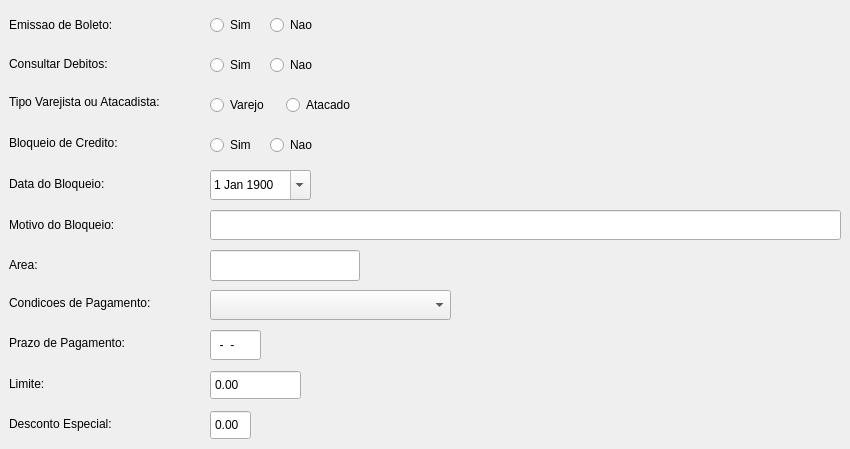
    <widget class="QWidget" name="tab_6">
     <attribute name="title">
      <string>Financeiro</string>
     </attribute>
     <widget class="QLabel" name="label_37">
      <property name="geometry">
       <rect>
        <x>9</x>
        <y>49</y>
        <width>190</width>
        <height>30</height>
       </rect>
      </property>
      <property name="text">
       <string>Consultar Debitos:</string>
      </property>
     </widget>
     <widget class="QLabel" name="label_31">
      <property name="geometry">
       <rect>
        <x>9</x>
        <y>10</y>
        <width>190</width>
        <height>30</height>
       </rect>
      </property>
      <property name="text">
       <string>Emissao de Boleto:</string>
      </property>
     </widget>
     <widget class="QLabel" name="label_38">
      <property name="geometry">
       <rect>
        <x>9</x>
        <y>288</y>
        <width>190</width>
        <height>29</height>
       </rect>
      </property>
      <property name="text">
       <string>Condicoes de Pagamento:</string>
      </property>
     </widget>
     <widget class="QLineEdit" name="mprazo_pag">
      <property name="geometry">
       <rect>
        <x>210</x>
        <y>330</y>
        <width>51</width>
        <height>30</height>
       </rect>
      </property>
      <property name="styleSheet">
       <string notr="true"/>
      </property>
      <property name="inputMask">
       <string>99-99-99</string>
      </property>
     </widget>
     <widget class="QLabel" name="label_30">
      <property name="geometry">
       <rect>
        <x>9</x>
        <y>328</y>
        <width>190</width>
        <height>30</height>
       </rect>
      </property>
      <property name="text">
       <string>Prazo de Pagamento:</string>
      </property>
     </widget>
     <widget class="QLabel" name="label_35">
      <property name="geometry">
       <rect>
        <x>9</x>
        <y>369</y>
        <width>190</width>
        <height>29</height>
       </rect>
      </property>
      <property name="text">
       <string>Limite:</string>
      </property>
     </widget>
     <widget class="QLabel" name="label_39">
      <property name="geometry">
       <rect>
        <x>9</x>
        <y>128</y>
        <width>190</width>
        <height>30</height>
       </rect>
      </property>
      <property name="text">
       <string>Bloqueio de Credito:</string>
      </property>
     </widget>
     <widget class="QLabel" name="label_36">
      <property name="geometry">
       <rect>
        <x>9</x>
        <y>409</y>
        <width>190</width>
        <height>29</height>
       </rect>
      </property>
      <property name="text">
       <string>Desconto Especial:</string>
      </property>
     </widget>
     <widget class="QLabel" name="label_33">
      <property name="geometry">
       <rect>
        <x>9</x>
        <y>87</y>
        <width>190</width>
        <height>30</height>
       </rect>
      </property>
      <property name="text">
       <string>Tipo Varejista ou Atacadista:</string>
      </property>
     </widget>
     <widget class="QLineEdit" name="marea">
      <property name="geometry">
       <rect>
        <x>210</x>
        <y>250</y>
        <width>150</width>
        <height>31</height>
       </rect>
      </property>
      <property name="styleSheet">
       <string notr="true"/>
      </property>
      <property name="maxLength">
       <number>15</number>
      </property>
     </widget>
     <widget class="QDateEdit" name="mdata_bloq">
      <property name="geometry">
       <rect>
        <x>210</x>
        <y>170</y>
        <width>101</width>
        <height>30</height>
       </rect>
      </property>
      <property name="styleSheet">
       <string notr="true"/>
      </property>
      <property name="calendarPopup">
       <bool>true</bool>
      </property>
      <property name="date">
       <date>
        <year>1900</year>
        <month>1</month>
        <day>1</day>
       </date>
      </property>
     </widget>
     <widget class="QLabel" name="label_41">
      <property name="geometry">
       <rect>
        <x>9</x>
        <y>210</y>
        <width>190</width>
        <height>29</height>
       </rect>
      </property>
      <property name="text">
       <string>Motivo do Bloqueio:</string>
      </property>
     </widget>
     <widget class="QLineEdit" name="mobs_bloq">
      <property name="geometry">
       <rect>
        <x>210</x>
        <y>210</y>
        <width>631</width>
        <height>30</height>
       </rect>
      </property>
      <property name="styleSheet">
       <string notr="true"/>
      </property>
      <property name="maxLength">
       <number>60</number>
      </property>
     </widget>
     <widget class="QLabel" name="label_40">
      <property name="geometry">
       <rect>
        <x>9</x>
        <y>168</y>
        <width>190</width>
        <height>31</height>
       </rect>
      </property>
      <property name="text">
       <string>Data do Bloqueio:</string>
      </property>
     </widget>
     <widget class="QLabel" name="label_34">
      <property name="geometry">
       <rect>
        <x>9</x>
        <y>250</y>
        <width>190</width>
        <height>30</height>
       </rect>
      </property>
      <property name="text">
       <string>Area:</string>
      </property>
     </widget>
     <widget class="QRadioButton" name="rb_boleto_sim">
      <property name="geometry">
       <rect>
        <x>210</x>
        <y>10</y>
        <width>51</width>
        <height>30</height>
       </rect>
      </property>
      <property name="styleSheet">
       <string notr="true"/>
      </property>
      <property name="text">
       <string>Sim</string>
      </property>
     </widget>
     <widget class="QRadioButton" name="rb_boleto_nao">
      <property name="geometry">
       <rect>
        <x>270</x>
        <y>10</y>
        <width>50</width>
        <height>30</height>
       </rect>
      </property>
      <property name="text">
       <string>Nao</string>
      </property>
     </widget>
     <widget class="QRadioButton" name="rb_vare">
      <property name="geometry">
       <rect>
        <x>210</x>
        <y>90</y>
        <width>70</width>
        <height>30</height>
       </rect>
      </property>
      <property name="text">
       <string>Varejo</string>
      </property>
     </widget>
     <widget class="QRadioButton" name="rb_atac">
      <property name="geometry">
       <rect>
        <x>286</x>
        <y>90</y>
        <width>80</width>
        <height>30</height>
       </rect>
      </property>
      <property name="text">
       <string>Atacado</string>
      </property>
     </widget>
     <widget class="QRadioButton" name="rb_bloqueio_sim">
      <property name="geometry">
       <rect>
        <x>210</x>
        <y>130</y>
        <width>51</width>
        <height>30</height>
       </rect>
      </property>
      <property name="text">
       <string>Sim</string>
      </property>
     </widget>
     <widget class="QRadioButton" name="rb_bloqueio_nao">
      <property name="geometry">
       <rect>
        <x>270</x>
        <y>130</y>
        <width>50</width>
        <height>30</height>
       </rect>
      </property>
      <property name="text">
       <string>Nao</string>
      </property>
     </widget>
     <widget class="QDoubleSpinBox" name="doubleSpinBox">
      <property name="geometry">
       <rect>
        <x>210</x>
        <y>370</y>
        <width>91</width>
        <height>30</height>
       </rect>
      </property>
      <property name="styleSheet">
       <string notr="true"/>
      </property>
      <property name="alignment">
       <set>Qt::AlignLeading|Qt::AlignLeft|Qt::AlignVCenter</set>
      </property>
      <property name="buttonSymbols">
       <enum>QAbstractSpinBox::NoButtons</enum>
      </property>
      <property name="minimum">
       <double>0.000000000000000</double>
      </property>
      <property name="maximum">
       <double>9999999999.000000000000000</double>
      </property>
      <property name="value">
       <double>0.000000000000000</double>
      </property>
     </widget>
     <widget class="QDoubleSpinBox" name="doubleSpinBox_2">
      <property name="geometry">
       <rect>
        <x>210</x>
        <y>410</y>
        <width>41</width>
        <height>30</height>
       </rect>
      </property>
      <property name="layoutDirection">
       <enum>Qt::LeftToRight</enum>
      </property>
      <property name="autoFillBackground">
       <bool>false</bool>
      </property>
      <property name="styleSheet">
       <string notr="true"/>
      </property>
      <property name="alignment">
       <set>Qt::AlignLeading|Qt::AlignLeft|Qt::AlignVCenter</set>
      </property>
      <property name="readOnly">
       <bool>false</bool>
      </property>
      <property name="buttonSymbols">
       <enum>QAbstractSpinBox::NoButtons</enum>
      </property>
      <property name="showGroupSeparator" stdset="0">
       <bool>false</bool>
      </property>
      <property name="decimals">
       <number>2</number>
      </property>
      <property name="minimum">
       <double>0.000000000000000</double>
      </property>
      <property name="value">
       <double>0.000000000000000</double>
      </property>
     </widget>
     <widget class="QRadioButton" name="rb_spc_nao">
      <property name="geometry">
       <rect>
        <x>270</x>
        <y>50</y>
        <width>50</width>
        <height>30</height>
       </rect>
      </property>
      <property name="text">
       <string>Nao</string>
      </property>
     </widget>
     <widget class="QRadioButton" name="rb_spc_sim">
      <property name="geometry">
       <rect>
        <x>210</x>
        <y>50</y>
        <width>51</width>
        <height>30</height>
       </rect>
      </property>
      <property name="text">
       <string>Sim</string>
      </property>
     </widget>
     <widget class="QComboBox" name="comboBox_16">
      <property name="geometry">
       <rect>
        <x>210</x>
        <y>290</y>
        <width>241</width>
        <height>30</height>
       </rect>
      </property>
      <property name="styleSheet">
       <string notr="true"/>
      </property>
     </widget>
    </widget>
